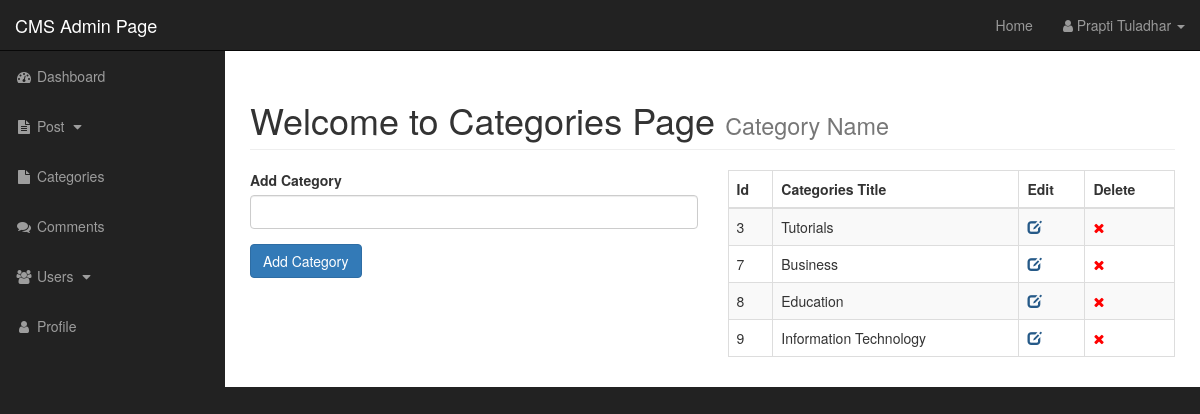
/admin/categories.php (signed in), run on the app's committed database.
### tables this page shows
CREATE TABLE IF NOT EXISTS `categories` (
  `cat_id` int(11) NOT NULL AUTO_INCREMENT,
  `cat_title` varchar(255) NOT NULL,
  PRIMARY KEY (`cat_id`)
);

### admin/categories.php (the view, shortened to what this page needs)
<?php include 'includes/admin_header.php';
?>
    <div id="wrapper">
       <?php include 'includes/admin_navbar.php';?>
        <div id="page-wrapper">
            <div class="container-fluid">
                <div class="row">
                    <div class="col-lg-12">
                        <h1 class="page-header">
                            Welcome to Categories Page
                            <small>Category Name</small>
                        </h1>
                    </div>
                </div>
                <div class="row">
                    <div class="col-xs-6">
                            <form method="POST" action="" role="form">
                                <div class="form-group">
                                <label for="cat_title">Add Category</label>
                                <input type="text" name="cat_title"  class="form-control">
                                </div>
                                <div class="form-group">
                                <button type="submit" name="submit" class="btn btn-primary">Add Category</button>
                                </div>
                            </form>
                 </div>
                    <div class="col-xs-6">
                    <div class="table-responsive">
                        <table class="table table-bordered table-striped table-hover">
                            <thead>
                            <tr>
                                <th>Id</th>
                                <th>Categories Title</th>
                                <th>Edit</th>
                                <th>Delete</th>
                            </tr>
                            </thead>
                            <tbody>
                            <?php
$query = "SELECT * FROM categories";
$run_query = mysqli_query($con, $query);
while ($row = mysqli_fetch_array($run_query)) {
	$cat_id = $row['cat_id'];
	$cat_title = $row['cat_title'];
	?><tr>
                                <td><?php echo $cat_id; ?></td>
                                <td><?php echo htmlspecialchars($cat_title); ?></td>
                                <td><a href="categories.php?edit=<?php echo $cat_id; ?>"><span class="glyphicon glyphicon-edit" style="color: #265a88;"></span></a></td>
                                <td><a href="categories.php?del=<?php echo $cat_id; ?>"><i class="fa fa-times" style="color: red;"></i></a></td>
                            </tr>
                                 <?php
}
?>
                            </tbody>
                        </table>
                    </div>
                    </div>
                </div>
            </div>
        </div>
    </div>
</body>
</html>

### admin/includes/admin_header.php (shortened to what this page needs)
<!DOCTYPE html>
<html lang="en">
<head>
    <link href="https://maxcdn.bootstrapcdn.com/bootstrap/3.3.7/css/bootstrap.min.css" rel="stylesheet">
    <link href="css/sb-admin.css" rel="stylesheet">
    <link href="https://maxcdn.bootstrapcdn.com/font-awesome/4.7.0/css/font-awesome.min.css" rel="stylesheet" type="text/css">
</head>
<body>

### admin/includes/admin_navbar.php (shortened to what this page needs)
<nav class="navbar navbar-inverse navbar-fixed-top" role="navigation">
           <div class="navbar-header">
               <a class="navbar-brand" href="index.php">CMS Admin Page</a>
           </div>
           <ul class="nav navbar-right top-nav">
               <li><a href="../index.php">Home</a></li>
               <li class="dropdown">
                   <a href="#" class="dropdown-toggle" data-toggle="dropdown"><i class="fa fa-user"></i> <?php echo $_SESSION['firstname'] . ' ' . $_SESSION['lastname']; ?> <b class="caret"></b></a>
               </li>
           </ul>
           <div class="collapse navbar-collapse navbar-ex1-collapse">
               <ul class="nav navbar-nav side-nav">
                   <li>
                       <a href="index.php" class="active"><i class="fa fa-fw fa-dashboard"></i> Dashboard</a>
                   </li>
                  <li>
                       <a href="javascript:;" class="dropdown-toggle" data-toggle="collapse" data-target="#posts"><i class="fa fa-fw fa-file-text"></i> Post <i class="fa fa-fw fa-caret-down"></i></a>
                   </li>
                   <li>
                       <a href="./categories.php"><i class="fa fa-fw fa-file"></i> Categories</a>
                   </li>
                   <li >
                       <a href="comment.php"><i class="fa fa-fw fa-comments"></i> Comments</a>
                   </li>
                   <li>
                        <a href="javascript:;" data-toggle="collapse" data-target="#user"><i class="fa fa-fw fa-users"></i> Users <i class="fa fa-fw fa-caret-down"></i></a>
                   </li>
                   <li>
                       <a href="./profile.php?section=<?php echo $_SESSION['username']; ?>"><i class="fa fa-fw fa-user"></i> Profile</a>
                   </li>
               </ul>
           </div>
       </nav>

### admin/css/sb-admin.css (style rules this page uses)
body { margin-top: 100px; background-color: #222; }
@media (min-width:768px) { body { margin-top: 50px; } }
#wrapper { padding-left: 0; }
#page-wrapper { width: 100%; padding: 0; background-color: #fff; }
@media (min-width:768px) { #wrapper { padding-left: 225px; } }
@media (min-width:768px) { #page-wrapper { padding: 10px; } }
.top-nav { padding: 0 15px; }
.top-nav>li { display: inline-block; float: left; }
.top-nav>li>a { padding-top: 15px; padding-bottom: 15px; line-height: 20px; color: #999; }
@media (min-width:768px) { .side-nav { position: fixed; top: 51px; left: 225px; width: 225px; margin-left: -225px; border: none; border-radius: 0; overflow-y: auto; background-color: #222; bottom: 0; overflow-x: hidden; padding-bottom: 40px; } }
@media (min-width:768px) { .side-nav>li>a { width: 225px; } }

### data on the page
categories: cat_id "3", cat_title "Tutorials"
categories: cat_id "7", cat_title "Business"
categories: cat_id "8", cat_title "Education"
categories: cat_id "9", cat_title "Information Technology"

### other printed values
$_SESSION['firstname'] "Prapti"
$_SESSION['lastname'] "Tuladhar"
